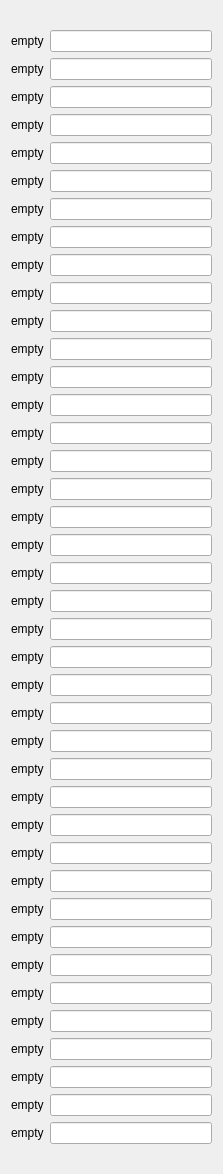
           <widget class="QWidget" name="scrollAreaWidgetContents_5">
            <property name="geometry">
             <rect>
              <x>0</x>
              <y>0</y>
              <width>223</width>
              <height>1174</height>
             </rect>
            </property>
            <layout class="QGridLayout" name="gridLayout_7">
             <item row="2" column="0">
              <layout class="QGridLayout" name="gridLayout_8">
               <property name="leftMargin">
                <number>0</number>
               </property>
               <item row="10" column="1">
                <widget class="QLineEdit" name="line_importmovies_9"/>
               </item>
               <item row="32" column="1">
                <widget class="QLineEdit" name="line_importmovies_31"/>
               </item>
               <item row="14" column="0">
                <widget class="QLabel" name="lbl_importmovies_13">
                 <property name="text">
                  <string>empty</string>
                 </property>
                </widget>
               </item>
               <item row="24" column="0">
                <widget class="QLabel" name="lbl_importmovies_23">
                 <property name="text">
                  <string>empty</string>
                 </property>
                </widget>
               </item>
               <item row="5" column="1">
                <widget class="QLineEdit" name="line_importmovies_4"/>
               </item>
               <item row="27" column="0">
                <widget class="QLabel" name="lbl_importmovies_26">
                 <property name="text">
                  <string>empty</string>
                 </property>
                </widget>
               </item>
               <item row="11" column="1">
                <widget class="QLineEdit" name="line_importmovies_10"/>
               </item>
               <item row="23" column="1">
                <widget class="QLineEdit" name="line_importmovies_22"/>
               </item>
               <item row="18" column="0">
                <widget class="QLabel" name="lbl_importmovies_17">
                 <property name="text">
                  <string>empty</string>
                 </property>
                </widget>
               </item>
               <item row="4" column="0">
                <widget class="QLabel" name="lbl_importmovies_3">
                 <property name="text">
                  <string>empty</string>
                 </property>
                </widget>
               </item>
               <item row="25" column="1">
                <widget class="QLineEdit" name="line_importmovies_24"/>
               </item>
               <item row="20" column="0">
                <widget class="QLabel" name="lbl_importmovies_19">
                 <property name="text">
                  <string>empty</string>
                 </property>
                </widget>
               </item>
               <item row="6" column="0">
                <widget class="QLabel" name="lbl_importmovies_5">
                 <property name="text">
                  <string>empty</string>
                 </property>
                </widget>
               </item>
               <item row="39" column="0">
                <widget class="QLabel" name="lbl_importmovies_38">
                 <property name="text">
                  <string>empty</string>
                 </property>
                </widget>
               </item>
               <item row="2" column="0">
                <widget class="QLabel" name="lbl_importmovies_1">
                 <property name="text">
                  <string>empty</string>
                 </property>
                </widget>
               </item>
               <item row="26" column="0">
                <widget class="QLabel" name="lbl_importmovies_25">
                 <property name="text">
                  <string>empty</string>
                 </property>
                </widget>
               </item>
               <item row="2" column="1">
                <widget class="QLineEdit" name="line_importmovies_1"/>
               </item>
               <item row="7" column="1">
                <widget class="QLineEdit" name="line_importmovies_6"/>
               </item>
               <item row="25" column="0">
                <widget class="QLabel" name="lbl_importmovies_24">
                 <property name="text">
                  <string>empty</string>
                 </property>
                </widget>
               </item>
               <item row="15" column="1">
                <widget class="QLineEdit" name="line_importmovies_14"/>
               </item>
               <item row="20" column="1">
                <widget class="QLineEdit" name="line_importmovies_19"/>
               </item>
               <item row="31" column="1">
                <widget class="QLineEdit" name="line_importmovies_30"/>
               </item>
               <item row="30" column="1">
                <widget class="QLineEdit" name="line_importmovies_29"/>
               </item>
               <item row="9" column="1">
                <widget class="QLineEdit" name="line_importmovies_8"/>
               </item>
               <item row="30" column="0">
                <widget class="QLabel" name="lbl_importmovies_29">
                 <property name="text">
                  <string>empty</string>
                 </property>
                </widget>
               </item>
               <item row="37" column="1">
                <widget class="QLineEdit" name="line_importmovies_36"/>
               </item>
               <item row="28" column="0">
                <widget class="QLabel" name="lbl_importmovies_27">
                 <property name="text">
                  <string>empty</string>
                 </property>
                </widget>
               </item>
               <item row="24" column="1">
                <widget class="QLineEdit" name="line_importmovies_23"/>
               </item>
               <item row="19" column="0">
                <widget class="QLabel" name="lbl_importmovies_18">
                 <property name="text">
                  <string>empty</string>
                 </property>
                </widget>
               </item>
               <item row="34" column="1">
                <widget class="QLineEdit" name="line_importmovies_33"/>
               </item>
               <item row="13" column="0">
                <widget class="QLabel" name="lbl_importmovies_12">
                 <property name="text">
                  <string>empty</string>
                 </property>
                </widget>
               </item>
               <item row="8" column="0">
                <widget class="QLabel" name="lbl_importmovies_7">
                 <property name="text">
                  <string>empty</string>
                 </property>
                </widget>
               </item>
               <item row="32" column="0">
                <widget class="QLabel" name="lbl_importmovies_31">
                 <property name="text">
                  <string>empty</string>
                 </property>
                </widget>
               </item>
               <item row="29" column="1">
                <widget class="QLineEdit" name="line_importmovies_28"/>
               </item>
               <item row="39" column="1">
                <widget class="QLineEdit" name="line_importmovies_38"/>
               </item>
               <item row="21" column="1">
                <widget class="QLineEdit" name="line_importmovies_20"/>
               </item>
               <item row="11" column="0">
                <widget class="QLabel" name="lbl_importmovies_10">
                 <property name="text">
                  <string>empty</string>
                 </property>
                </widget>
               </item>
               <item row="22" column="0">
                <widget class="QLabel" name="lbl_importmovies_21">
                 <property name="text">
                  <string>empty</string>
                 </property>
                </widget>
               </item>
               <item row="18" column="1">
                <widget class="QLineEdit" name="line_importmovies_17"/>
               </item>
               <item row="40" column="0">
                <widget class="QLabel" name="lbl_importmovies_39">
                 <property name="text">
                  <string>empty</string>
                 </property>
                </widget>
               </item>
               <item row="4" column="1">
                <widget class="QLineEdit" name="line_importmovies_3"/>
               </item>
               <item row="7" column="0">
                <widget class="QLabel" name="lbl_importmovies_6">
                 <property name="text">
                  <string>empty</string>
                 </property>
                </widget>
               </item>
               <item row="5" column="0">
                <widget class="QLabel" name="lbl_importmovies_4">
                 <property name="text">
                  <string>empty</string>
                 </property>
                </widget>
               </item>
               <item row="29" column="0">
                <widget class="QLabel" name="lbl_importmovies_28">
                 <property name="text">
                  <string>empty</string>
                 </property>
                </widget>
               </item>
               <item row="27" column="1">
                <widget class="QLineEdit" name="line_importmovies_26"/>
               </item>
               <item row="17" column="1">
                <widget class="QLineEdit" name="line_importmovies_16"/>
               </item>
               <item row="34" column="0">
                <widget class="QLabel" name="lbl_importmovies_33">
                 <property name="text">
                  <string>empty</string>
                 </property>
                </widget>
               </item>
               <item row="12" column="1">
                <widget class="QLineEdit" name="line_importmovies_11"/>
               </item>
               <item row="36" column="1">
                <widget class="QLineEdit" name="line_importmovies_35"/>
               </item>
               <item row="3" column="0">
                <widget class="QLabel" name="lbl_importmovies_2">
                 <property name="text">
                  <string>empty</string>
                 </property>
                </widget>
               </item>
               <item row="16" column="0">
                <widget class="QLabel" name="lbl_importmovies_15">
                 <property name="text">
                  <string>empty</string>
                 </property>
                </widget>
               </item>
               <item row="13" column="1">
                <widget class="QLineEdit" name="line_importmovies_12"/>
               </item>
               <item row="40" column="1">
                <widget class="QLineEdit" name="line_importmovies_39"/>
               </item>
               <item row="31" column="0">
                <widget class="QLabel" name="lbl_importmovies_30">
                 <property name="text">
                  <string>empty</string>
                 </property>
                </widget>
               </item>
               <item row="28" column="1">
                <widget class="QLineEdit" name="line_importmovies_27"/>
               </item>
               <item row="9" column="0">
                <widget class="QLabel" name="lbl_importmovies_8">
                 <property name="text">
                  <string>empty</string>
                 </property>
                </widget>
               </item>
               <item row="36" column="0">
                <widget class="QLabel" name="lbl_importmovies_35">
                 <property name="text">
                  <string>empty</string>
                 </property>
                </widget>
               </item>
               <item row="23" column="0">
                <widget class="QLabel" name="lbl_importmovies_22">
                 <property name="text">
                  <string>empty</string>
                 </property>
                </widget>
               </item>
               <item row="21" column="0">
                <widget class="QLabel" name="lbl_importmovies_20">
                 <property name="text">
                  <string>empty</string>
                 </property>
                </widget>
               </item>
               <item row="3" column="1">
                <widget class="QLineEdit" name="line_importmovies_2"/>
               </item>
               <item row="6" column="1">
                <widget class="QLineEdit" name="line_importmovies_5"/>
               </item>
               <item row="33" column="1">
                <widget class="QLineEdit" name="line_importmovies_32"/>
               </item>
               <item row="33" column="0">
                <widget class="QLabel" name="lbl_importmovies_32">
                 <property name="text">
                  <string>empty</string>
                 </property>
                </widget>
               </item>
               <item row="38" column="0">
                <widget class="QLabel" name="lbl_importmovies_37">
                 <property name="text">
                  <string>empty</string>
                 </property>
                </widget>
               </item>
               <item row="37" column="0">
                <widget class="QLabel" name="lbl_importmovies_36">
                 <property name="text">
                  <string>empty</string>
                 </property>
                </widget>
               </item>
               <item row="35" column="0">
                <widget class="QLabel" name="lbl_importmovies_34">
                 <property name="text">
                  <string>empty</string>
                 </property>
                </widget>
               </item>
               <item row="38" column="1">
                <widget class="QLineEdit" name="line_importmovies_37"/>
               </item>
               <item row="12" column="0">
                <widget class="QLabel" name="lbl_importmovies_11">
                 <property name="text">
                  <string>empty</string>
                 </property>
                </widget>
               </item>
               <item row="19" column="1">
                <widget class="QLineEdit" name="line_importmovies_18"/>
               </item>
               <item row="16" column="1">
                <widget class="QLineEdit" name="line_importmovies_15"/>
               </item>
               <item row="35" column="1">
                <widget class="QLineEdit" name="line_importmovies_34"/>
               </item>
               <item row="22" column="1">
                <widget class="QLineEdit" name="line_importmovies_21"/>
               </item>
               <item row="14" column="1">
                <widget class="QLineEdit" name="line_importmovies_13"/>
               </item>
               <item row="17" column="0">
                <widget class="QLabel" name="lbl_importmovies_16">
                 <property name="text">
                  <string>empty</string>
                 </property>
                </widget>
               </item>
               <item row="15" column="0">
                <widget class="QLabel" name="lbl_importmovies_14">
                 <property name="text">
                  <string>empty</string>
                 </property>
                </widget>
               </item>
               <item row="26" column="1">
                <widget class="QLineEdit" name="line_importmovies_25"/>
               </item>
               <item row="10" column="0">
                <widget class="QLabel" name="lbl_importmovies_9">
                 <property name="text">
                  <string>empty</string>
                 </property>
                </widget>
               </item>
               <item row="8" column="1">
                <widget class="QLineEdit" name="line_importmovies_7"/>
               </item>
               <item row="1" column="0">
                <widget class="QLabel" name="lbl_importmovies_0">
                 <property name="text">
                  <string>empty</string>
                 </property>
                </widget>
               </item>
               <item row="1" column="1">
                <widget class="QLineEdit" name="line_importmovies_0"/>
               </item>
              </layout>
             </item>
            </layout>
           </widget>
